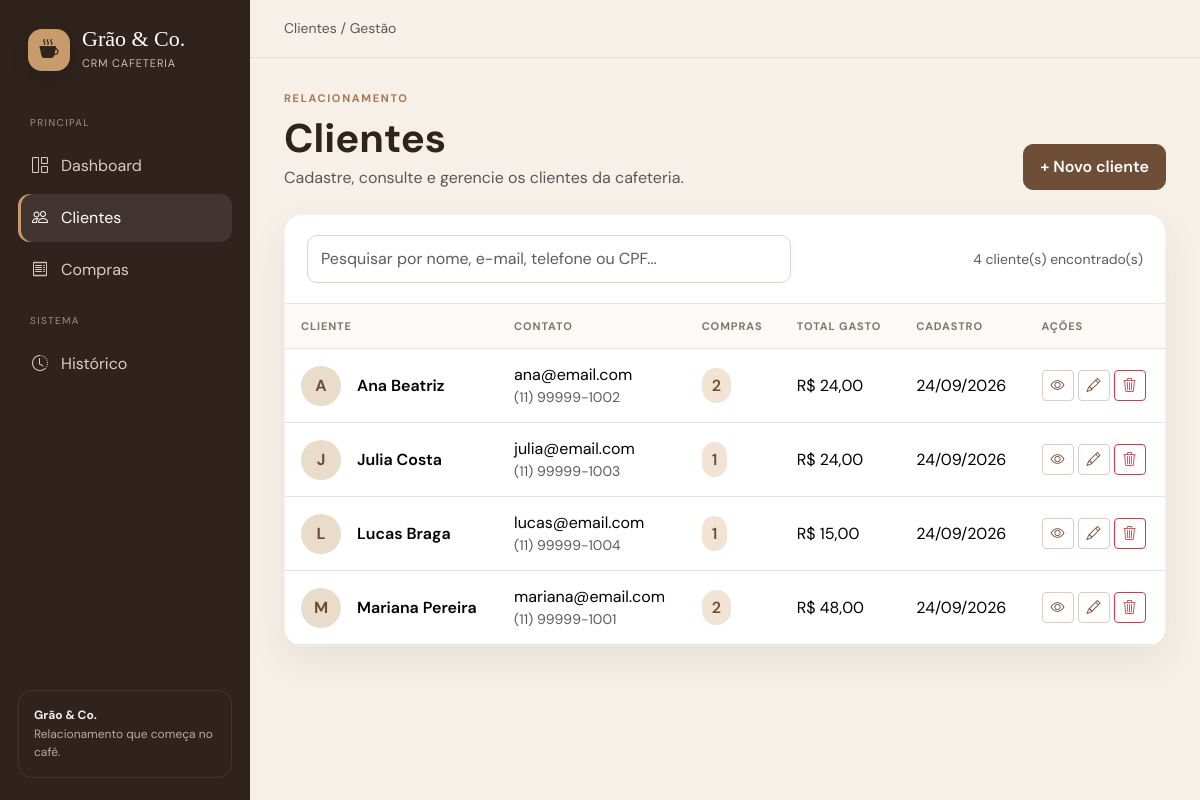
The page /clientes.php on the database its author committed.
### tables this page shows
CREATE TABLE clientes (
    id INT UNSIGNED AUTO_INCREMENT PRIMARY KEY,
    nome VARCHAR(120) NOT NULL,
    email VARCHAR(150) NOT NULL,
    telefone VARCHAR(20) NOT NULL,
    cpf VARCHAR(14) NOT NULL UNIQUE,
    data_cadastro DATETIME NOT NULL DEFAULT CURRENT_TIMESTAMP
);

### clientes.php (the view, shortened to what this page needs)
<?php
require_once "config/conexao.php";
$clientes = $conexao->query("
    SELECT c.id, c.nome, c.email, c.telefone, c.cpf, c.data_cadastro,
           COUNT(co.id) AS total_compras,
           COALESCE(SUM(co.valor * co.quantidade), 0) AS total_gasto
    FROM clientes c
    LEFT JOIN compras co ON co.cliente_id = c.id
    GROUP BY c.id
    ORDER BY c.nome ASC
");
?>
<!DOCTYPE html>
<html lang="pt-BR">
<head>
<link href="https://cdn.jsdelivr.net/npm/bootstrap@5.3.3/dist/css/bootstrap.min.css" rel="stylesheet">
<link rel="stylesheet" href="https://cdn.jsdelivr.net/npm/bootstrap-icons@1.11.3/font/bootstrap-icons.min.css">
<link rel="stylesheet" href="css/style.css">
</head>
<body>
<div class="app-shell">
<?php include "partials_sidebar.php"; ?>
<main class="main-content">
<header class="topbar d-flex justify-content-between align-items-center">
    <div class="small text-muted">Clientes / Gestão</div>
</header>
<div class="page-container">
    <div class="d-flex flex-wrap justify-content-between align-items-end gap-3 mb-4">
        <div>
            <div class="page-kicker">Relacionamento</div>
            <h1 class="mb-1">Clientes</h1>
            <p class="text-muted mb-0">Cadastre, consulte e gerencie os clientes da cafeteria.</p>
        </div>
        <a href="cadastrar_cliente.php" class="btn btn-coffee">+ Novo cliente</a>
    </div>
    <div class="content-card">
        <div class="content-card-header">
            <div class="row g-2 align-items-center">
                <div class="col-md-7">
                    <input type="search" id="searchClientes" class="form-control" placeholder="Pesquisar por nome, e-mail, telefone ou CPF...">
                </div>
                <div class="col-md-5 text-md-end">
                    <span class="small text-muted"><?= $clientes->num_rows ?> cliente(s) encontrado(s)</span>
                </div>
            </div>
        </div>
        <?php if ($clientes->num_rows > 0): ?>
        <div class="table-responsive">
            <table class="table" id="tabelaClientes">
                <thead><tr><th>Cliente</th><th>Contato</th><th>Compras</th><th>Total gasto</th><th>Cadastro</th><th>Ações</th></tr></thead>
                <tbody>
                <?php while ($cliente = $clientes->fetch_assoc()):
                    $search = strtolower($cliente['nome'].' '.$cliente['email'].' '.$cliente['telefone'].' '.$cliente['cpf']);
                ?>
                    <tr data-search="<?= htmlspecialchars($search) ?>">
                        <td>
                            <div class="d-flex align-items-center gap-3">
                                <div class="avatar"><?= strtoupper(substr($cliente['nome'], 0, 1)) ?></div>
                                <div class="fw-semibold"><?= htmlspecialchars($cliente['nome']) ?></div>
                            </div>
                        </td>
                        <td>
                            <div><?= htmlspecialchars($cliente['email']) ?></div>
                            <div class="small text-muted"><?= htmlspecialchars($cliente['telefone']) ?></div>
                        </td>
                        <td><span class="badge-soft"><?= $cliente['total_compras'] ?></span></td>
                        <td>R$ <?= number_format($cliente['total_gasto'], 2, ',', '.') ?></td>
                        <td><?= date('d/m/Y', strtotime($cliente['data_cadastro'])) ?></td>
                        <td>
                            <div class="d-flex gap-1">
                                <a href="cliente.php?id=<?= $cliente['id'] ?>" class="btn btn-sm btn-outline-secondary" title="Visualizar"><i class="bi bi-eye"></i></a>
                                <a href="editar_cliente.php?id=<?= $cliente['id'] ?>" class="btn btn-sm btn-outline-secondary" title="Editar"><i class="bi bi-pencil"></i></a>
                                <a href="excluir_cliente.php?id=<?= $cliente['id'] ?>" class="btn btn-sm btn-outline-danger" data-confirm="Deseja realmente excluir este cliente? Todas as compras relacionadas também serão excluídas." title="Excluir"><i class="bi bi-trash3"></i></a>
                            </div>
                        </td>
                    </tr>
                <?php endwhile; ?>
                </tbody>
            </table>
        </div>
        <?php else: ?>
            <div class="empty-state"><div class="empty-icon"><i class="bi bi-people"></i></div><h5>Nenhum cliente cadastrado</h5><p>Comece cadastrando o primeiro cliente.</p><a href="cadastrar_cliente.php" class="btn btn-coffee">Cadastrar cliente</a></div>
        <?php endif; ?>
    </div>
</div>
</main>
</div>
</body>
</html>

### css/style.css (style rules this page uses)
:root { --coffee-dark: #30221d; --coffee: #6f4e37; --coffee-light: #a97852; --cream: #f6f0e8; --cream-dark: #eadcca; --caramel: #c89b6d; --caramel-soft: #f1e4d5; --white: #ffffff; --text: #332821; --muted: #81756c; --line: #ebe2d9; --danger: #a84a42; --shadow: 0 16px 38px rgba(48, 34, 29, .075); }
* { box-sizing: border-box; }
body { margin:0; background:var(--cream); color:var(--text); font-family:'DM Sans',sans-serif; }
a { text-decoration:none; }
.app-shell { min-height:100vh; display:flex; }
.main-content { width:calc(100% - 250px); margin-left:250px; min-height:100vh; }
.topbar { background:rgba(246,240,232,.92); border-bottom:1px solid rgba(48,34,29,.08); padding:18px 34px; position:sticky; top:0; z-index:900; backdrop-filter:blur(10px); }
.page-container { padding:32px 34px 45px; max-width:1500px; margin:0 auto; }
.page-kicker { color:var(--coffee-light); text-transform:uppercase; font-size:11px; letter-spacing:.15em; font-weight:700; margin-bottom:7px; }
h1,h2,h3,h4,h5 { color:var(--coffee-dark); font-weight:700; }
.btn-coffee { background:var(--coffee); border-color:var(--coffee); color:#fff; border-radius:10px; padding:10px 16px; font-weight:600; }
.content-card { background:#fff; border-radius:18px; border:1px solid rgba(48,34,29,.06); box-shadow:var(--shadow); overflow:hidden; }
.content-card-header { padding:20px 22px; border-bottom:1px solid var(--line); }
.table { margin-bottom:0; }
.table > :not(caption) > * > * { padding:14px 16px; vertical-align:middle; }
.table thead th { color:var(--muted); font-size:11px; text-transform:uppercase; letter-spacing:.08em; background:#fcfaf7; border-bottom:1px solid var(--line); }
.table tbody tr { transition:background .18s ease; }
.avatar { width:40px; height:40px; border-radius:50%; background:var(--cream-dark); color:var(--coffee); display:grid; place-items:center; font-weight:700; }
.badge-soft { background:var(--caramel-soft); color:var(--coffee); font-weight:600; padding:7px 10px; border-radius:999px; }
.form-control,.form-select { border-color:#ded4ca; border-radius:10px; padding:11px 13px; }
.btn-outline-secondary { border-color:#d8cec4; color:var(--coffee); }

### rows shown on the page
clientes: nome "A", nome "Ana Beatriz", email "ana@email.com", telefone "(11) 99999-1002", total_compras "2", total_gasto "24,00", data_cadastro "24/09/2026"
clientes: nome "J", nome "Julia Costa", email "julia@email.com", telefone "(11) 99999-1003", total_compras "1", total_gasto "24,00", data_cadastro "24/09/2026"
clientes: nome "L", nome "Lucas Braga", email "lucas@email.com", telefone "(11) 99999-1004", total_compras "1", total_gasto "15,00", data_cadastro "24/09/2026"
clientes: nome "M", nome "Mariana Pereira", email "mariana@email.com", telefone "(11) 99999-1001", total_compras "2", total_gasto "48,00", data_cadastro "24/09/2026"

### other values the page prints
$clientes->num_rows "4"
